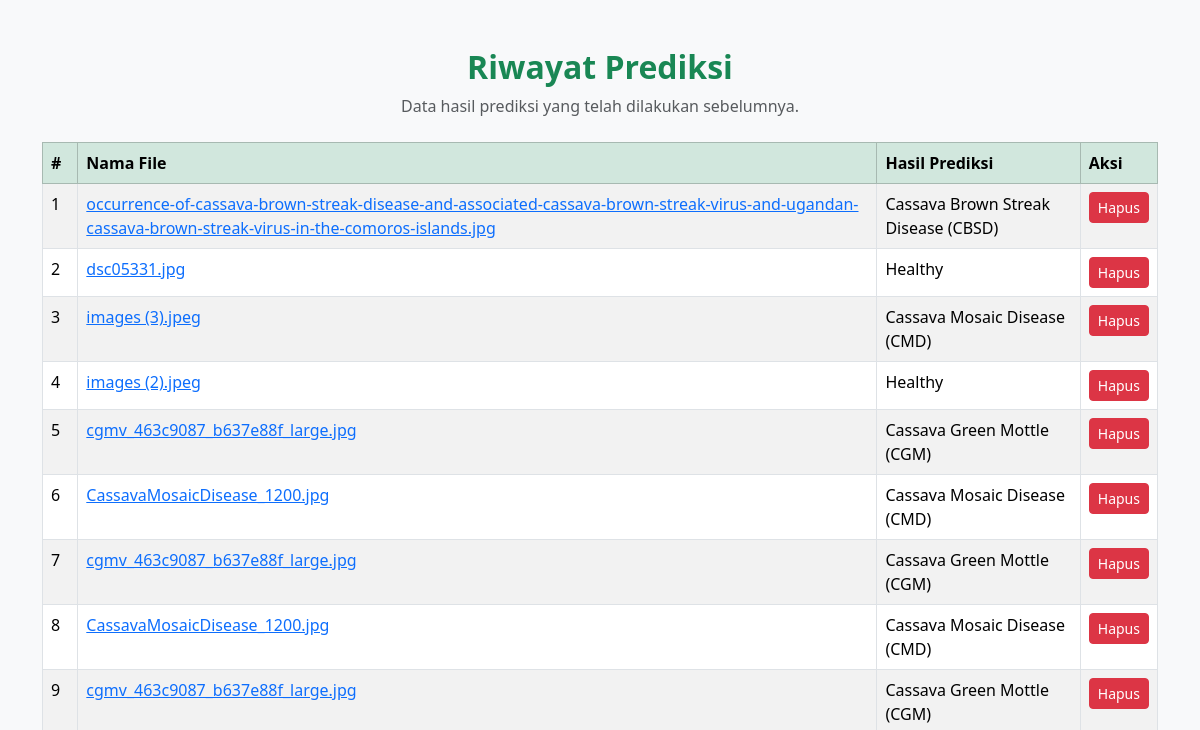
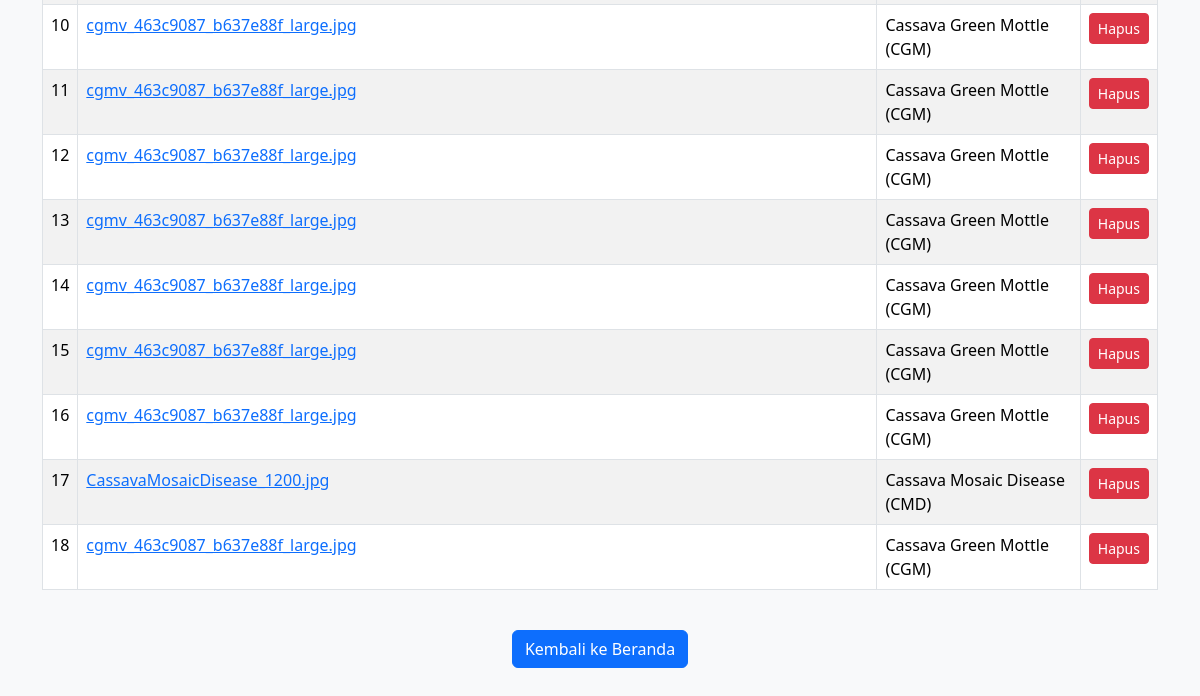
Before: /history with the older database file (2 pictures, top to bottom).
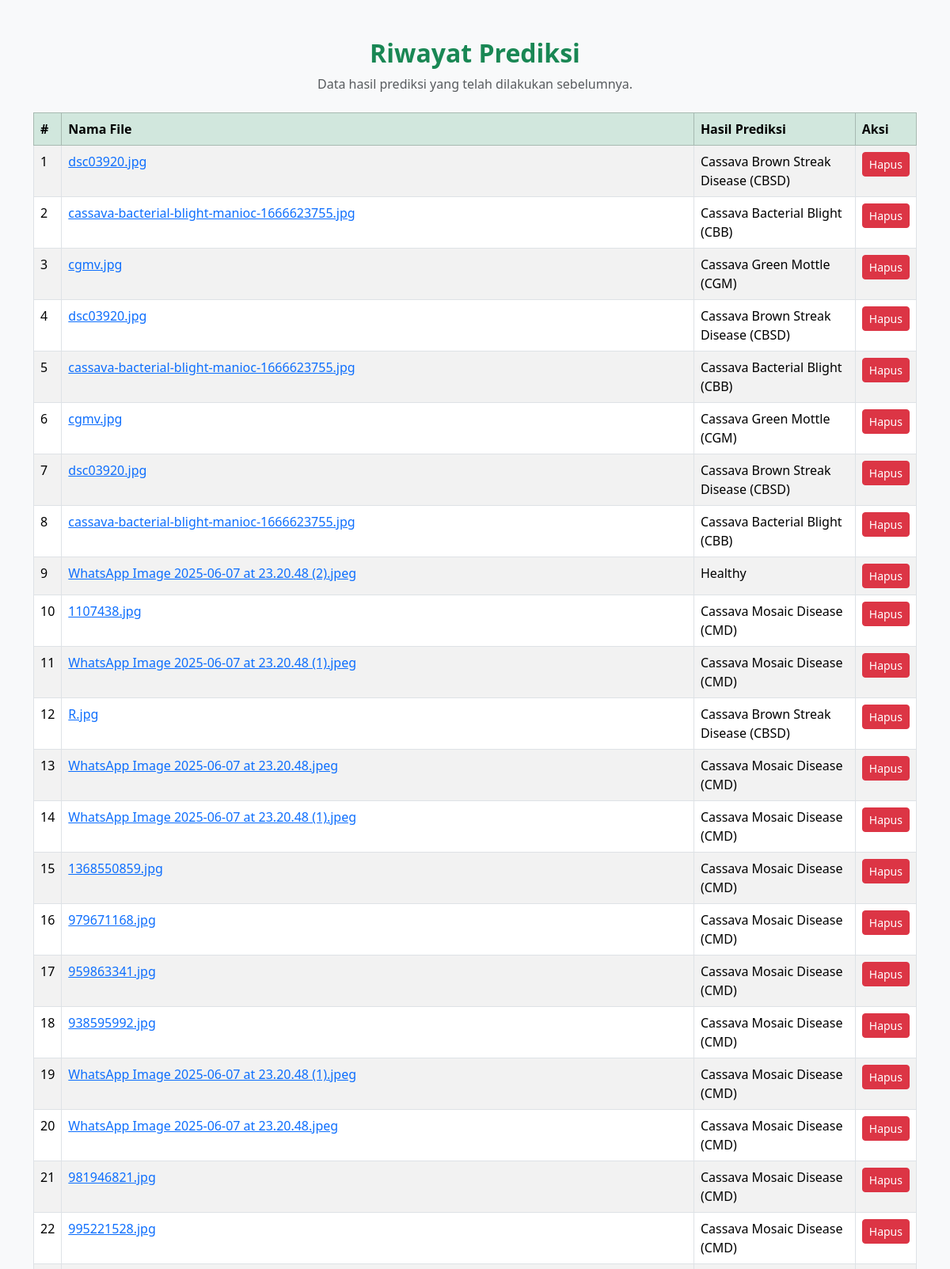
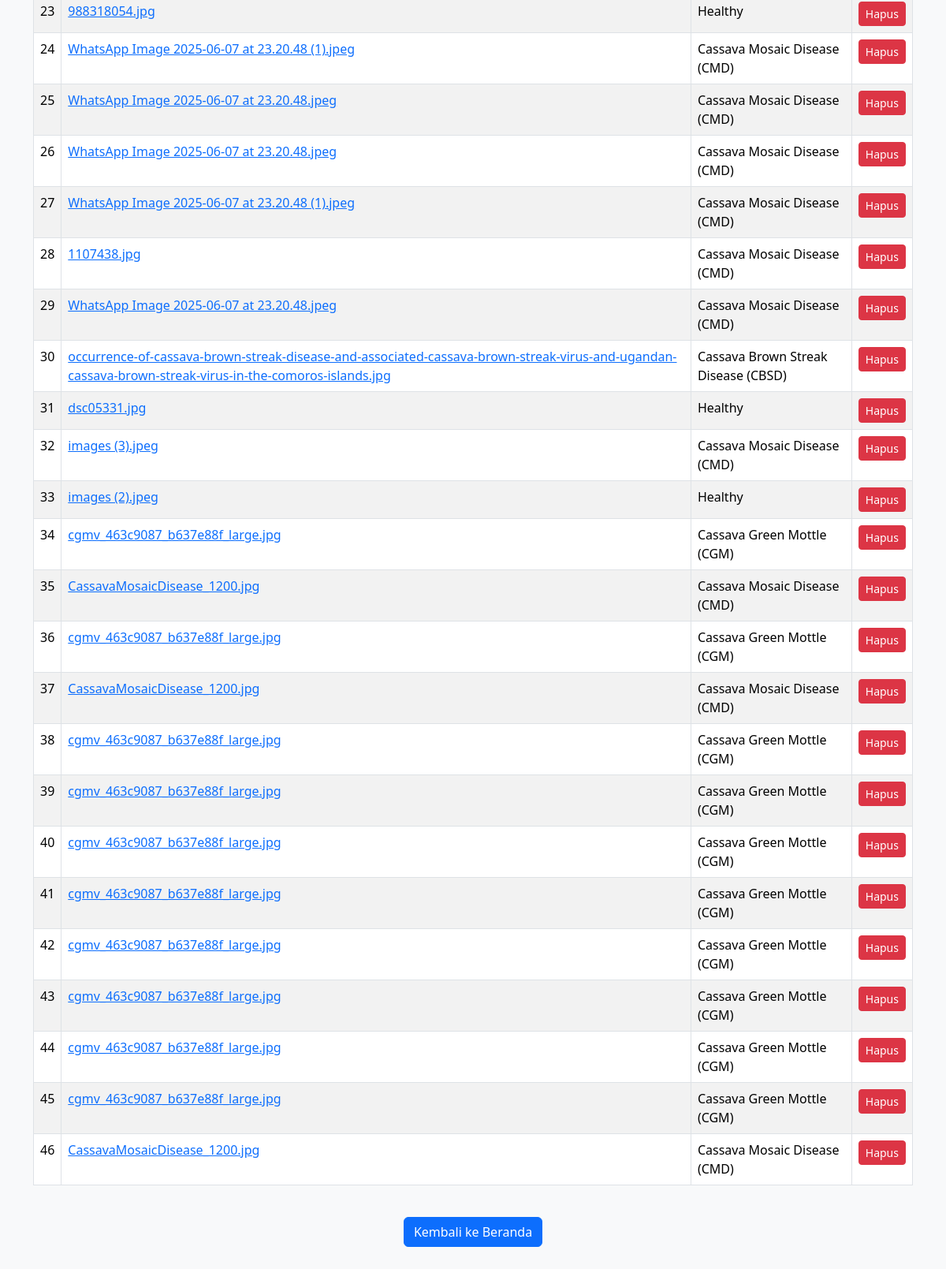
After: the same page with the newer database file (2 pictures, top to bottom).
### tables this page shows
CREATE TABLE predictions (
                id INTEGER PRIMARY KEY AUTOINCREMENT,
                filename TEXT,
                prediction TEXT
            );

### app.py (the view)
@app.route("/history")
def history():
    with sqlite3.connect("cassava.db") as conn:
        data = conn.execute("SELECT id, filename, prediction FROM predictions ORDER BY id DESC").fetchall()
    return render_template("history.html", data=data)

### templates/history.html (shortened to what this page needs)
<!DOCTYPE html>
<html lang="id">
<head>
    <link href="https://cdn.jsdelivr.net/npm/bootstrap@5.3.2/dist/css/bootstrap.min.css" rel="stylesheet">
</head>
<body class="bg-light">
    <div class="container py-5">
        <div class="text-center mb-4">
            <h2 class="fw-bold text-success">Riwayat Prediksi</h2>
            <p class="text-muted">Data hasil prediksi yang telah dilakukan sebelumnya.</p>
        </div>
        <div class="table-responsive">
            <table class="table table-bordered table-striped">
                <thead class="table-success">
                    <tr>
                        <th>#</th>
                        <th>Nama File</th>
                        <th>Hasil Prediksi</th>
                        <th>Aksi</th>
                    </tr>
                </thead>
                <tbody>
                    {% for row in data %}
                    <tr>
                        <td>{{ loop.index }}</td>
                        <td>
                            <a href="{{ url_for('show_result', filename=row[1]) }}">
                                {{ row[1] }}
                            </a>
                        </td>
                        <td>{{ row[2] }}</td>
                        <td>
                            <form action="{{ url_for('delete_history') }}" method="POST" style="display:inline;">
                                <button type="submit" class="btn btn-danger btn-sm">Hapus</button>
                            </form>
                        </td>
                    </tr>
                    {% endfor %}
                </tbody>
            </table>
        </div>
        <div class="text-center mt-4">
            <a href="{{ url_for('index') }}" class="btn btn-primary">Kembali ke Beranda</a>
        </div>
    </div>
</body>
</html>

Changed rows visible on the page:
removed predictions: filename "cgmv_463c9087_b637e88f_large.jpg", prediction "Cassava Green Mottle (CGM)"
added predictions: filename "dsc03920.jpg", prediction "Cassava Brown Streak Disease (CBSD)"
added predictions: filename "cassava-bacterial-blight-manioc-1666623755.jpg", prediction "Cassava Bacterial Blight (CBB)"
added predictions: filename "cgmv.jpg", prediction "Cassava Green Mottle (CGM)"
added predictions: filename "dsc03920.jpg", prediction "Cassava Brown Streak Disease (CBSD)"
added predictions: filename "cassava-bacterial-blight-manioc-1666623755.jpg", prediction "Cassava Bacterial Blight (CBB)"
added predictions: filename "cgmv.jpg", prediction "Cassava Green Mottle (CGM)"
added predictions: filename "dsc03920.jpg", prediction "Cassava Brown Streak Disease (CBSD)"
added predictions: filename "cassava-bacterial-blight-manioc-1666623755.jpg", prediction "Cassava Bacterial Blight (CBB)"
added predictions: filename "WhatsApp Image 2025-06-07 at 23.20.48 (2).jpeg", prediction "Healthy"
added predictions: filename "1107438.jpg", prediction "Cassava Mosaic Disease (CMD)"
added predictions: filename "WhatsApp Image 2025-06-07 at 23.20.48 (1).jpeg", prediction "Cassava Mosaic Disease (CMD)"
added predictions: filename "R.jpg", prediction "Cassava Brown Streak Disease (CBSD)"
added predictions: filename "WhatsApp Image 2025-06-07 at 23.20.48.jpeg", prediction "Cassava Mosaic Disease (CMD)"
added predictions: filename "WhatsApp Image 2025-06-07 at 23.20.48 (1).jpeg", prediction "Cassava Mosaic Disease (CMD)"
added predictions: filename "1368550859.jpg", prediction "Cassava Mosaic Disease (CMD)"
added predictions: filename "979671168.jpg", prediction "Cassava Mosaic Disease (CMD)"
added predictions: filename "959863341.jpg", prediction "Cassava Mosaic Disease (CMD)"
added predictions: filename "938595992.jpg", prediction "Cassava Mosaic Disease (CMD)"
added predictions: filename "WhatsApp Image 2025-06-07 at 23.20.48 (1).jpeg", prediction "Cassava Mosaic Disease (CMD)"
added predictions: filename "WhatsApp Image 2025-06-07 at 23.20.48.jpeg", prediction "Cassava Mosaic Disease (CMD)"
added predictions: filename "981946821.jpg", prediction "Cassava Mosaic Disease (CMD)"
added predictions: filename "995221528.jpg", prediction "Cassava Mosaic Disease (CMD)"
added predictions: filename "988318054.jpg", prediction "Healthy"
added predictions: filename "WhatsApp Image 2025-06-07 at 23.20.48 (1).jpeg", prediction "Cassava Mosaic Disease (CMD)"
added predictions: filename "WhatsApp Image 2025-06-07 at 23.20.48.jpeg", prediction "Cassava Mosaic Disease (CMD)"
added predictions: filename "WhatsApp Image 2025-06-07 at 23.20.48.jpeg", prediction "Cassava Mosaic Disease (CMD)"
added predictions: filename "WhatsApp Image 2025-06-07 at 23.20.48 (1).jpeg", prediction "Cassava Mosaic Disease (CMD)"
added predictions: filename "1107438.jpg", prediction "Cassava Mosaic Disease (CMD)"
added predictions: filename "WhatsApp Image 2025-06-07 at 23.20.48.jpeg", prediction "Cassava Mosaic Disease (CMD)"
